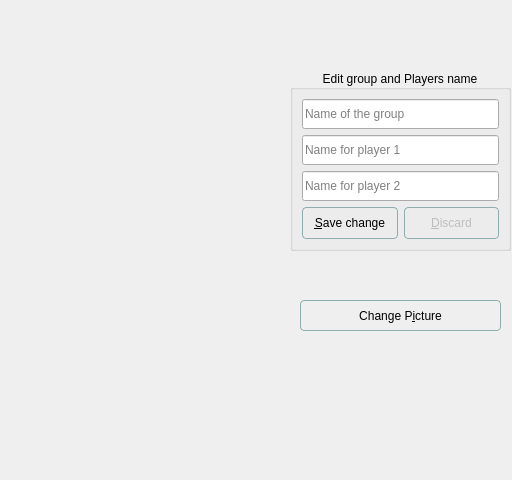
<?xml version="1.0" encoding="UTF-8"?>
<ui version="4.0">
 <class>ConfigurePlayer</class>
 <widget class="QWidget" name="ConfigurePlayer">
  <property name="geometry">
   <rect>
    <x>0</x>
    <y>0</y>
    <width>512</width>
    <height>480</height>
   </rect>
  </property>
  <property name="minimumSize">
   <size>
    <width>512</width>
    <height>480</height>
   </size>
  </property>
  <property name="maximumSize">
   <size>
    <width>512</width>
    <height>480</height>
   </size>
  </property>
  <property name="windowTitle">
   <string>Form</string>
  </property>
  <property name="styleSheet">
   <string notr="true">QPushButton
{
	background-color:qlineargradient( x1:0.1, y1:0.4, x2:0.3, y2:0.9, 
									stop: 0.1 rgb(119, 236, 149),
									stop:0.4 rgb(152, 255, 124),
									stop:1 rgb(207, 255, 174));
	border:1px solid rgb(143, 172, 175);
	border-radius:4;
}


QPushButton:hover
{
	background-color:qlineargradient( x1:0.1, y1:0.5, x2:1, y2:0.9, 
									stop:0 rgb(242, 199, 161), 
									stop:0.5 rgb(209, 115, 55), 
									stop:1 rgb(234, 255, 255));
}


QPushButton:pressed
{
	background-color:qlineargradient( x1:0.1, y1:0.4, x2:0.3, y2:0.9, 
									stop: 0.1 rgb(219, 126, 109),
									stop:0.4 rgb(202, 115, 54),
									stop:1 rgb(182, 115, 194));
	border:1px solid rgb(143, 172, 175);
}
</string>
  </property>
  <widget class="QPushButton" name="setGroupPictureBtn">
   <property name="geometry">
    <rect>
     <x>300</x>
     <y>300</y>
     <width>201</width>
     <height>31</height>
    </rect>
   </property>
   <property name="sizePolicy">
    <sizepolicy hsizetype="Preferred" vsizetype="Preferred">
     <horstretch>0</horstretch>
     <verstretch>0</verstretch>
    </sizepolicy>
   </property>
   <property name="maximumSize">
    <size>
     <width>16777215</width>
     <height>16777215</height>
    </size>
   </property>
   <property name="text">
    <string>Change P&amp;icture</string>
   </property>
   <property name="shortcut">
    <string/>
   </property>
   <property name="checkable">
    <bool>false</bool>
   </property>
   <property name="checked">
    <bool>false</bool>
   </property>
   <property name="autoRepeat">
    <bool>false</bool>
   </property>
   <property name="autoExclusive">
    <bool>false</bool>
   </property>
   <property name="flat">
    <bool>false</bool>
   </property>
  </widget>
  <widget class="QGroupBox" name="groupBox">
   <property name="geometry">
    <rect>
     <x>290</x>
     <y>70</y>
     <width>221</width>
     <height>181</height>
    </rect>
   </property>
   <property name="font">
    <font>
     <weight>50</weight>
     <italic>false</italic>
     <bold>false</bold>
     <underline>false</underline>
     <strikeout>false</strikeout>
    </font>
   </property>
   <property name="title">
    <string>Edit group and Players name</string>
   </property>
   <property name="alignment">
    <set>Qt::AlignCenter</set>
   </property>
   <property name="flat">
    <bool>false</bool>
   </property>
   <layout class="QVBoxLayout" name="verticalLayout">
    <item>
     <widget class="QLineEdit" name="groupNameEdit">
      <property name="sizePolicy">
       <sizepolicy hsizetype="Preferred" vsizetype="Maximum">
        <horstretch>0</horstretch>
        <verstretch>0</verstretch>
       </sizepolicy>
      </property>
      <property name="minimumSize">
       <size>
        <width>0</width>
        <height>30</height>
       </size>
      </property>
      <property name="placeholderText">
       <string>Name of the group</string>
      </property>
     </widget>
    </item>
    <item>
     <widget class="QLineEdit" name="player1_Name">
      <property name="minimumSize">
       <size>
        <width>0</width>
        <height>30</height>
       </size>
      </property>
      <property name="placeholderText">
       <string>Name for player 1</string>
      </property>
     </widget>
    </item>
    <item>
     <widget class="QLineEdit" name="player2_Name">
      <property name="minimumSize">
       <size>
        <width>0</width>
        <height>30</height>
       </size>
      </property>
      <property name="placeholderText">
       <string>Name for player 2</string>
      </property>
     </widget>
    </item>
    <item>
     <layout class="QHBoxLayout" name="horizontalLayout">
      <item>
       <widget class="QPushButton" name="saveBtn">
        <property name="sizePolicy">
         <sizepolicy hsizetype="Preferred" vsizetype="Preferred">
          <horstretch>0</horstretch>
          <verstretch>0</verstretch>
         </sizepolicy>
        </property>
        <property name="text">
         <string>&amp;Save change</string>
        </property>
       </widget>
      </item>
      <item>
       <widget class="QPushButton" name="discardBtn">
        <property name="enabled">
         <bool>false</bool>
        </property>
        <property name="sizePolicy">
         <sizepolicy hsizetype="Preferred" vsizetype="Preferred">
          <horstretch>0</horstretch>
          <verstretch>0</verstretch>
         </sizepolicy>
        </property>
        <property name="text">
         <string>&amp;Discard</string>
        </property>
       </widget>
      </item>
     </layout>
    </item>
   </layout>
  </widget>
 </widget>
 <resources/>
 <connections/>
</ui>
